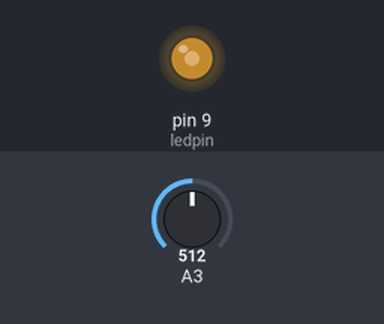
Simulated run of this sketch. Board: Arduino Uno, built with avr-gcc and run on an emulated ATmega328P. Parts: output pins drawn as LEDs (lit = HIGH). Inputs (shaded band) come from the test bench; at power-on: A3 = 512.

Above: at 1.2 s.
1.3 s: A3 set to 716
At 1.9 s:
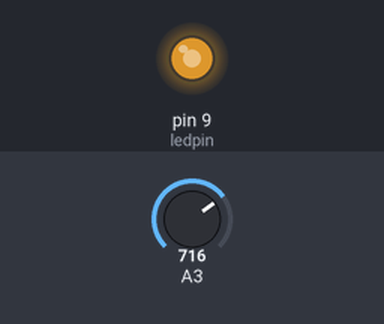
2.8 s: A3 set to 900
At 3.1 s:
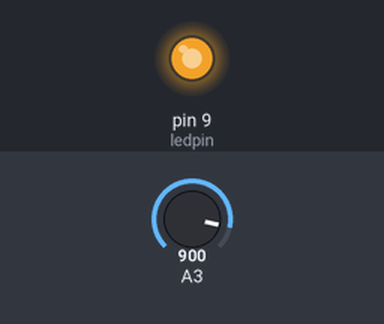
4.3 s: A3 set to 122
At 5.4 s:
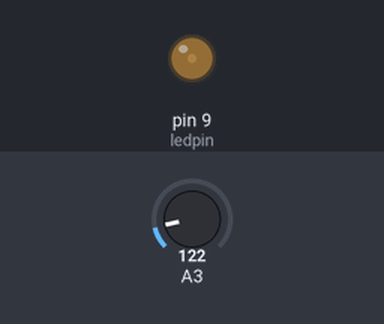
5.8 s: A3 set to 0
At 6.6 s:
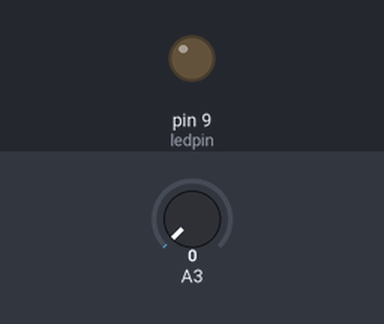
Timing chart, 0 to 8.3 s (numbered marks = the images above; inputs shaded):
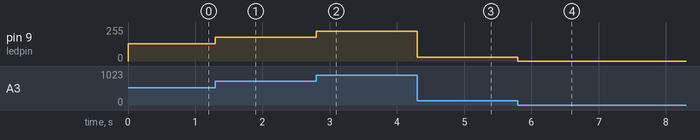

Measured:
- after the input at 1.3 s, pin 9 (ledpin): 128/255 → 179/255 at once
- after the input at 2.8 s, pin 9 (ledpin): 179/255 → 225/255 at once
- after the input at 4.3 s, pin 9 (ledpin): 225/255 → 30/255 at once
- after the input at 5.8 s, pin 9 (ledpin): 30/255 → 0/255 at once

The sketch:

potentiometer.ino
```cpp
int ledpin =9;
int analogPin = (A3);
int val=0;

void setup() {

pinMode(ledpin, OUTPUT);

}

void loop() {

val =analogRead(analogPin);
analogWrite(ledpin , val/4);

}
```
